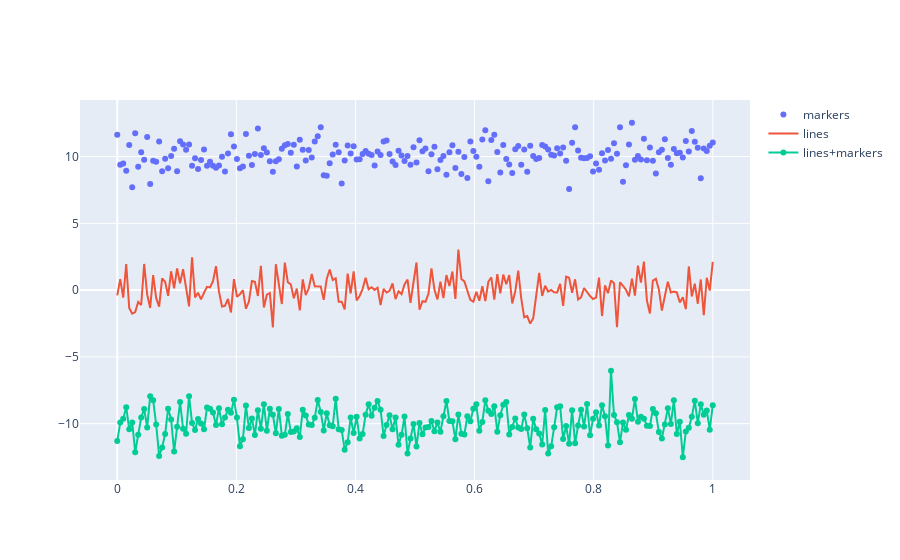

The notebook cell saved with this chart:
### Code cell
# 散点图3

np.random.seed(1)

# 生成随机数据
N = 200
x = np.linspace(0,1,N)
y_0 = np.random.randn(N)+10
y_1 = np.random.randn(N)
y_2 = np.random.randn(N)-10

# 准备画布
fig = go.Figure()

# 添加三组不同数据
fig.add_trace(go.Scatter(
                x=x, 
                y=y_0, 
                mode='markers', 
                name='markers'
))
fig.add_trace(go.Scatter(
                x=x,
                y=y_1,
                mode='lines',
                name='lines'
))
fig.add_trace(go.Scatter(
                x=x,
                y=y_2,
                mode='lines+markers',
                name='lines+markers'
))
fig.show()

### Figure 1 — Plotly figure (JSON) as saved in the notebook; plotly's stock layout.template omitted (floating-point values rounded to 4 significant figures; data arrays with more than 128 entries replaced by an {"elided": "..."} marker saying what was removed)
{"data": [{"mode": "markers", "name": "markers", "type": "scatter", "x": {"elided": "200 float values"}, "y": {"elided": "200 float values"}}, {"mode": "lines", "name": "lines", "type": "scatter", "x": {"elided": "200 float values"}, "y": {"elided": "200 float values"}}, {"mode": "lines+markers", "name": "lines+markers", "type": "scatter", "x": {"elided": "200 float values"}, "y": {"elided": "200 float values"}}], "layout": {}}
